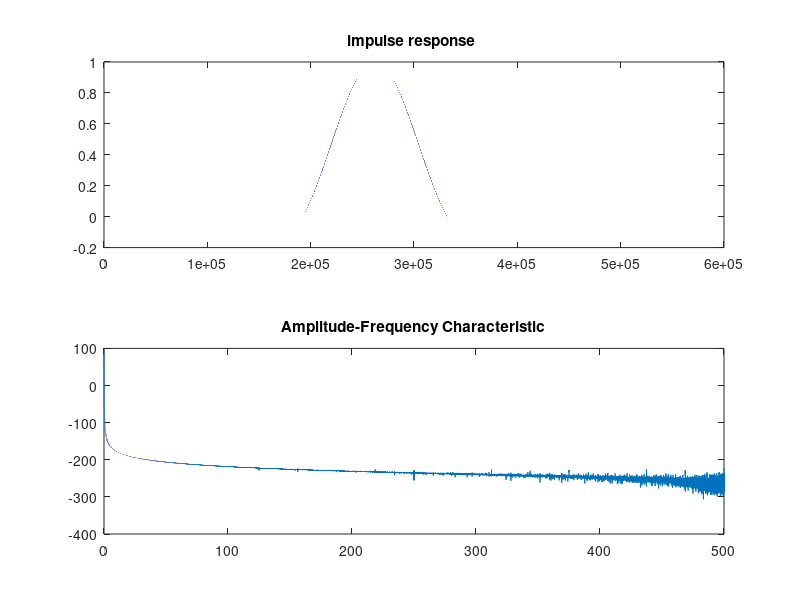

This chart was generated by the following MATLAB code:
clear;
clc;
close all;

N = 65536;
TAPS = 8;
fs = 1000;
f= fs/N;

%wn = f*2/fs;
wn = f/fs;
ft = 'LOW';
w = 'Hanning';

lpf = fir1(TAPS*N-1,wn,ft,hanning(TAPS*N));
lpf = lpf/max(lpf);

subplot(2,1,1);
plot(lpf);
title('impulse response ');

subplot(2,1,2);
m_lpf = 20*log(abs(fft(lpf)))/log(10);
x = 0:(fs/length(lpf)):fs/2;
plot(x,m_lpf(1:length(x)));
filename = ['fir_w_',int2str(N),'_',int2str(TAPS),'.dat']
title('Amplitude-Frequency Characteristic');
fp = fopen(filename,'w');
fwrite(fp,lpf,'float32');
fclose(fp);

% weights = load('weights.txt');
% figure;
% subplot(2,1,1);
% stem(weights);
% subplot(2,1,2);
% w_lpf = 20*log(abs(fft(weights)))/log(10);
% w_lpf = w_lpf - max(w_lpf);
% plot(x,w_lpf(1:length(x)));
